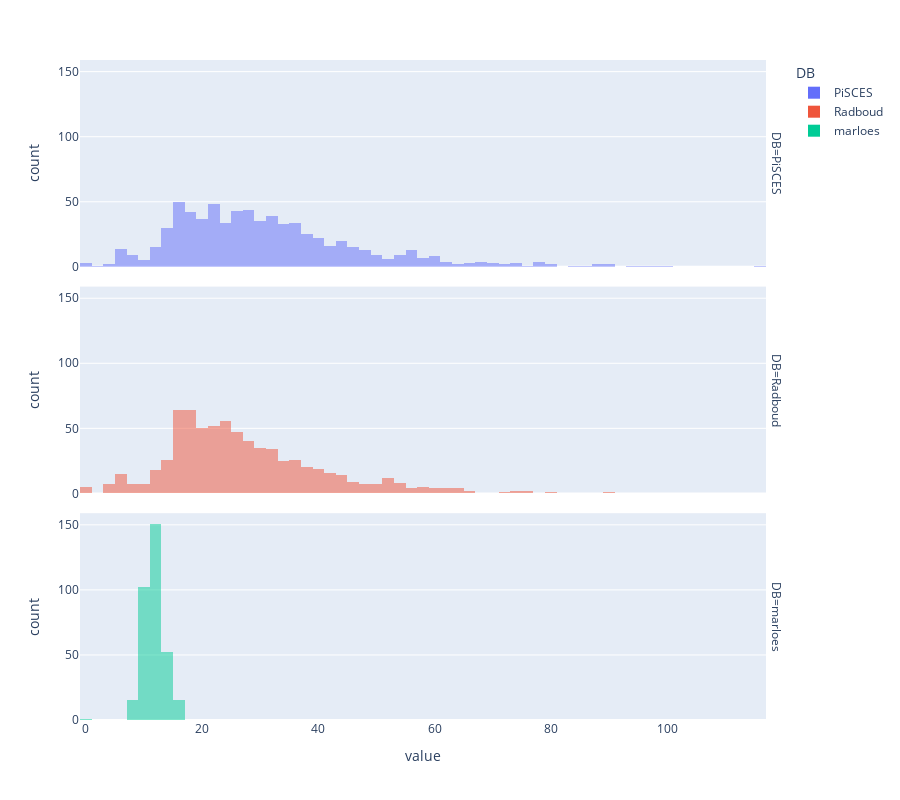

Notebook source saved alongside this figure:
### Code cell
px.histogram(
    df_session_tot[["DB", "wav_duration_s"]].pivot(
        columns="DB", values="wav_duration_s"
    ),
    nbins=100,
    facet_row="DB",
    height=800,
    opacity=0.5,
)

### Figure 1 — Plotly figure (JSON) as saved in the notebook; plotly's stock layout.template omitted (floating-point values rounded to 4 significant figures; data arrays with more than 128 entries replaced by an {"elided": "..."} marker saying what was removed)
{"data": [{"alignmentgroup": "True", "bingroup": "x", "hovertemplate": "DB=PiSCES<br>value=%{x}<br>count=%{y}<extra></extra>", "legendgroup": "PiSCES", "marker": {"color": "#636efa", "opacity": 0.5, "pattern": {"shape": ""}}, "name": "PiSCES", "nbinsx": 100, "offsetgroup": "PiSCES", "orientation": "v", "showlegend": true, "type": "histogram", "x": {"elided": "1776 float values"}, "xaxis": "x3", "yaxis": "y3"}, {"alignmentgroup": "True", "bingroup": "x", "hovertemplate": "DB=Radboud<br>value=%{x}<br>count=%{y}<extra></extra>", "legendgroup": "Radboud", "marker": {"color": "#EF553B", "opacity": 0.5, "pattern": {"shape": ""}}, "name": "Radboud", "nbinsx": 100, "offsetgroup": "Radboud", "orientation": "v", "showlegend": true, "type": "histogram", "x": {"elided": "1776 float values"}, "xaxis": "x2", "yaxis": "y2"}, {"alignmentgroup": "True", "bingroup": "x", "hovertemplate": "DB=marloes<br>value=%{x}<br>count=%{y}<extra></extra>", "legendgroup": "marloes", "marker": {"color": "#00cc96", "opacity": 0.5, "pattern": {"shape": ""}}, "name": "marloes", "nbinsx": 100, "offsetgroup": "marloes", "orientation": "v", "showlegend": true, "type": "histogram", "x": {"elided": "1776 float values"}, "xaxis": "x", "yaxis": "y"}], "layout": {"annotations": [{"font": {}, "showarrow": false, "text": "DB=marloes", "textangle": 90, "x": 0.98, "xanchor": "left", "xref": "paper", "y": 0.1567, "yanchor": "middle", "yref": "paper"}, {"font": {}, "showarrow": false, "text": "DB=Radboud", "textangle": 90, "x": 0.98, "xanchor": "left", "xref": "paper", "y": 0.5, "yanchor": "middle", "yref": "paper"}, {"font": {}, "showarrow": false, "text": "DB=PiSCES", "textangle": 90, "x": 0.98, "xanchor": "left", "xref": "paper", "y": 0.8433, "yanchor": "middle", "yref": "paper"}], "barmode": "relative", "height": 800, "legend": {"title": {"text": "DB"}, "tracegroupgap": 0}, "margin": {"t": 60}, "xaxis": {"anchor": "y", "domain": [0, 0.98], "title": {"text": "value"}}, "xaxis2": {"anchor": "y2", "domain": [0, 0.98], "matches": "x", "showticklabels": false}, "xaxis3": {"anchor": "y3", "domain": [0, 0.98], "matches": "x", "showticklabels": false}, "yaxis": {"anchor": "x", "domain": [0, 0.3133], "title": {"text": "count"}}, "yaxis2": {"anchor": "x2", "domain": [0.3433, 0.6567], "matches": "y", "title": {"text": "count"}}, "yaxis3": {"anchor": "x3", "domain": [0.6867, 1.0], "matches": "y", "title": {"text": "count"}}}}
